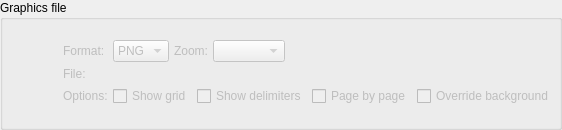
           <widget class="QGroupBox" name="export_to_img_gb">
            <property name="sizePolicy">
             <sizepolicy hsizetype="Preferred" vsizetype="Preferred">
              <horstretch>0</horstretch>
              <verstretch>0</verstretch>
             </sizepolicy>
            </property>
            <property name="focusPolicy">
             <enum>Qt::FocusPolicy::StrongFocus</enum>
            </property>
            <property name="title">
             <string>Graphics file</string>
            </property>
            <layout class="QGridLayout" name="gridLayout_11">
             <property name="leftMargin">
              <number>5</number>
             </property>
             <property name="topMargin">
              <number>5</number>
             </property>
             <property name="rightMargin">
              <number>5</number>
             </property>
             <property name="bottomMargin">
              <number>5</number>
             </property>
             <property name="spacing">
              <number>5</number>
             </property>
             <item row="0" column="2" rowspan="2">
              <widget class="QWidget" name="export_to_img_wgt" native="true">
               <property name="enabled">
                <bool>false</bool>
               </property>
               <property name="sizePolicy">
                <sizepolicy hsizetype="Preferred" vsizetype="Fixed">
                 <horstretch>0</horstretch>
                 <verstretch>0</verstretch>
                </sizepolicy>
               </property>
               <property name="minimumSize">
                <size>
                 <width>0</width>
                 <height>0</height>
                </size>
               </property>
               <layout class="QGridLayout" name="export_to_img_grid">
                <property name="leftMargin">
                 <number>5</number>
                </property>
                <property name="topMargin">
                 <number>5</number>
                </property>
                <property name="rightMargin">
                 <number>0</number>
                </property>
                <property name="bottomMargin">
                 <number>5</number>
                </property>
                <property name="spacing">
                 <number>5</number>
                </property>
                <item row="2" column="0">
                 <widget class="QLabel" name="image_lbl">
                  <property name="enabled">
                   <bool>false</bool>
                  </property>
                  <property name="sizePolicy">
                   <sizepolicy hsizetype="Fixed" vsizetype="Fixed">
                    <horstretch>0</horstretch>
                    <verstretch>0</verstretch>
                   </sizepolicy>
                  </property>
                  <property name="minimumSize">
                   <size>
                    <width>0</width>
                    <height>0</height>
                   </size>
                  </property>
                  <property name="text">
                   <string>File:</string>
                  </property>
                 </widget>
                </item>
                <item row="0" column="0">
                 <widget class="QLabel" name="img_fmt_lbl">
                  <property name="enabled">
                   <bool>false</bool>
                  </property>
                  <property name="sizePolicy">
                   <sizepolicy hsizetype="Fixed" vsizetype="Fixed">
                    <horstretch>0</horstretch>
                    <verstretch>0</verstretch>
                   </sizepolicy>
                  </property>
                  <property name="minimumSize">
                   <size>
                    <width>0</width>
                    <height>0</height>
                   </size>
                  </property>
                  <property name="text">
                   <string>Format:</string>
                  </property>
                 </widget>
                </item>
                <item row="0" column="1" colspan="2">
                 <widget class="QComboBox" name="img_fmt_cmb">
                  <property name="sizePolicy">
                   <sizepolicy hsizetype="Fixed" vsizetype="Fixed">
                    <horstretch>0</horstretch>
                    <verstretch>0</verstretch>
                   </sizepolicy>
                  </property>
                  <property name="sizeAdjustPolicy">
                   <enum>QComboBox::SizeAdjustPolicy::AdjustToContents</enum>
                  </property>
                  <item>
                   <property name="text">
                    <string>PNG</string>
                   </property>
                  </item>
                  <item>
                   <property name="text">
                    <string>SVG</string>
                   </property>
                  </item>
                 </widget>
                </item>
                <item row="0" column="3">
                 <layout class="QHBoxLayout" name="horizontalLayout_3">
                  <property name="spacing">
                   <number>5</number>
                  </property>
                  <property name="topMargin">
                   <number>0</number>
                  </property>
                  <property name="rightMargin">
                   <number>0</number>
                  </property>
                  <property name="bottomMargin">
                   <number>0</number>
                  </property>
                  <item>
                   <widget class="QLabel" name="zoom_lbl">
                    <property name="enabled">
                     <bool>false</bool>
                    </property>
                    <property name="sizePolicy">
                     <sizepolicy hsizetype="Fixed" vsizetype="Fixed">
                      <horstretch>0</horstretch>
                      <verstretch>0</verstretch>
                     </sizepolicy>
                    </property>
                    <property name="minimumSize">
                     <size>
                      <width>0</width>
                      <height>0</height>
                     </size>
                    </property>
                    <property name="font">
                     <font>
                      <italic>false</italic>
                     </font>
                    </property>
                    <property name="text">
                     <string>Zoom:</string>
                    </property>
                   </widget>
                  </item>
                  <item>
                   <widget class="QComboBox" name="zoom_cmb">
                    <property name="enabled">
                     <bool>false</bool>
                    </property>
                    <property name="sizePolicy">
                     <sizepolicy hsizetype="Fixed" vsizetype="Fixed">
                      <horstretch>0</horstretch>
                      <verstretch>0</verstretch>
                     </sizepolicy>
                    </property>
                    <property name="sizeAdjustPolicy">
                     <enum>QComboBox::SizeAdjustPolicy::AdjustToContents</enum>
                    </property>
                    <property name="iconSize">
                     <size>
                      <width>28</width>
                      <height>28</height>
                     </size>
                    </property>
                   </widget>
                  </item>
                  <item>
                   <spacer name="horizontalSpacer_3">
                    <property name="orientation">
                     <enum>Qt::Orientation::Horizontal</enum>
                    </property>
                    <property name="sizeHint" stdset="0">
                     <size>
                      <width>40</width>
                      <height>20</height>
                     </size>
                    </property>
                   </spacer>
                  </item>
                 </layout>
                </item>
                <item row="3" column="1" colspan="3">
                 <layout class="QHBoxLayout" name="horizontalLayout_8">
                  <property name="spacing">
                   <number>5</number>
                  </property>
                  <item>
                   <widget class="QCheckBox" name="show_grid_chk">
                    <property name="enabled">
                     <bool>false</bool>
                    </property>
                    <property name="sizePolicy">
                     <sizepolicy hsizetype="Fixed" vsizetype="Fixed">
                      <horstretch>0</horstretch>
                      <verstretch>0</verstretch>
                     </sizepolicy>
                    </property>
                    <property name="text">
                     <string>Show grid</string>
                    </property>
                   </widget>
                  </item>
                  <item>
                   <widget class="QCheckBox" name="show_delim_chk">
                    <property name="enabled">
                     <bool>false</bool>
                    </property>
                    <property name="sizePolicy">
                     <sizepolicy hsizetype="Preferred" vsizetype="Fixed">
                      <horstretch>0</horstretch>
                      <verstretch>0</verstretch>
                     </sizepolicy>
                    </property>
                    <property name="text">
                     <string>Show delimiters</string>
                    </property>
                   </widget>
                  </item>
                  <item>
                   <widget class="QCheckBox" name="page_by_page_chk">
                    <property name="enabled">
                     <bool>false</bool>
                    </property>
                    <property name="sizePolicy">
                     <sizepolicy hsizetype="Preferred" vsizetype="Fixed">
                      <horstretch>0</horstretch>
                      <verstretch>0</verstretch>
                     </sizepolicy>
                    </property>
                    <property name="toolTip">
                     <string>Exporting the model page by page will generate files with a &lt;strong&gt;_p[n]&lt;/strong&gt; suffix where &lt;strong&gt;n&lt;/strong&gt; is the page id. Check if the current user has write permission on output folder.</string>
                    </property>
                    <property name="statusTip">
                     <string/>
                    </property>
                    <property name="text">
                     <string>Page by page</string>
                    </property>
                   </widget>
                  </item>
                  <item>
                   <widget class="QCheckBox" name="override_bg_color_chk">
                    <property name="sizePolicy">
                     <sizepolicy hsizetype="Expanding" vsizetype="Fixed">
                      <horstretch>0</horstretch>
                      <verstretch>0</verstretch>
                     </sizepolicy>
                    </property>
                    <property name="toolTip">
                     <string>&lt;p&gt;By checking this option, pgModeler ignores the original canvas background color and the exported image background will be set to white so the file can be print-ready. The default behavior is to create an output image in which the background follows the canvas background color. In some cases, this behavior may not be desirable mainly if the generated image is for printing. &lt;/p&gt;</string>
                    </property>
                    <property name="text">
                     <string>Override background</string>
                    </property>
                    <property name="checked">
                     <bool>false</bool>
                    </property>
                   </widget>
                  </item>
                 </layout>
                </item>
                <item row="3" column="0">
                 <widget class="QLabel" name="label">
                  <property name="text">
                   <string>Options:</string>
                  </property>
                 </widget>
                </item>
               </layout>
              </widget>
             </item>
             <item row="0" column="0" rowspan="2">
              <widget class="QToolButton" name="export_to_img_tb">
               <property name="sizePolicy">
                <sizepolicy hsizetype="Fixed" vsizetype="Expanding">
                 <horstretch>0</horstretch>
                 <verstretch>0</verstretch>
                </sizepolicy>
               </property>
               <property name="text">
                <string/>
               </property>
               <property name="icon">
                <iconset resource="../../res/resources.qrc">
                 <normaloff>:/images/images/exporttoimg.png</normaloff>:/images/images/exporttoimg.png</iconset>
               </property>
               <property name="iconSize">
                <size>
                 <width>37</width>
                 <height>90</height>
                </size>
               </property>
               <property name="checkable">
                <bool>true</bool>
               </property>
               <property name="checked">
                <bool>false</bool>
               </property>
               <property name="autoExclusive">
                <bool>false</bool>
               </property>
               <property name="autoRaise">
                <bool>true</bool>
               </property>
              </widget>
             </item>
            </layout>
           </widget>
